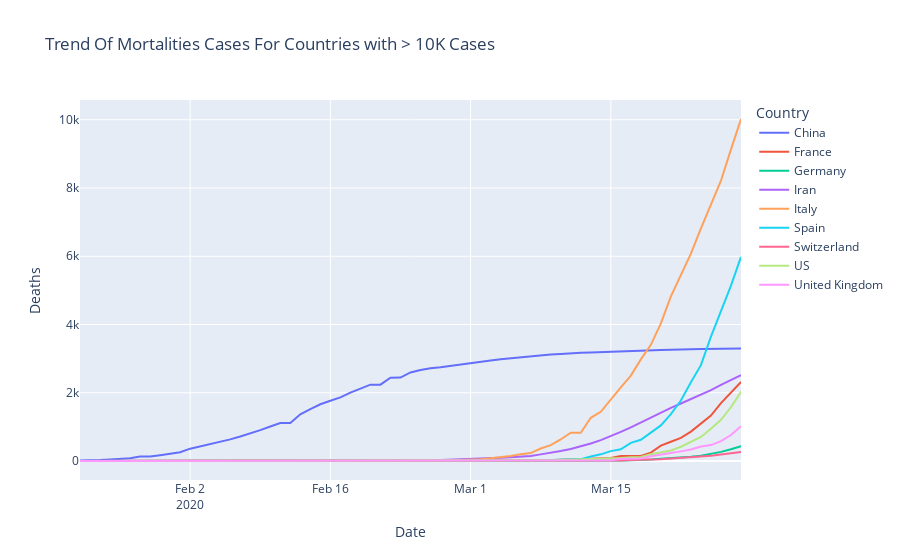

Write notebook code for a chart like this one.
### Code cell
fig3 = px.line(df_country, x="Date", y="Deaths", color="Country",
              line_group="Country", hover_name="Country",title="Trend Of Mortalities Cases For Countries with > 10K Cases")
fig3.show()

### Figure 1 — Plotly figure (JSON) as saved in the notebook; plotly's stock layout.template omitted (floating-point values rounded to 4 significant figures)
{"data": [{"hoverlabel": {"namelength": 0}, "hovertemplate": "<b>%{hovertext}</b><br><br>Country=China<br>Date=%{x}<br>Deaths=%{y}", "hovertext": ["China", "China", "China", "China", "China", "China", "China", "China", "China", "China", "China", "China", "China", "China", "China", "China", "China", "China", "China", "China", "China", "China", "China", "China", "China", "China", "China", "China", "China", "China", "China", "China", "China", "China", "China", "China", "China", "China", "China", "China", "China", "China", "China", "China", "China", "China", "China", "China", "China", "China", "China", "China", "China", "China", "China", "China", "China", "China", "China", "China", "China", "China", "China", "China", "China", "China", "China"], "legendgroup": "China", "line": {"color": "#636efa", "dash": "solid"}, "mode": "lines", "name": "China", "showlegend": true, "type": "scatter", "x": ["2020-01-22", "2020-01-23", "2020-01-24", "2020-01-25", "2020-01-26", "2020-01-27", "2020-01-28", "2020-01-29", "2020-01-30", "2020-01-31", "2020-02-01", "2020-02-02", "2020-02-03", "2020-02-04", "2020-02-05", "2020-02-06", "2020-02-07", "2020-02-08", "2020-02-09", "2020-02-10", "2020-02-11", "2020-02-12", "2020-02-13", "2020-02-14", "2020-02-15", "2020-02-16", "2020-02-17", "2020-02-18", "2020-02-19", "2020-02-20", "2020-02-21", "2020-02-22", "2020-02-23", "2020-02-24", "2020-02-25", "2020-02-26", "2020-02-27", "2020-02-28", "2020-02-29", "2020-03-01", "2020-03-02", "2020-03-03", "2020-03-04", "2020-03-05", "2020-03-06", "2020-03-07", "2020-03-08", "2020-03-09", "2020-03-10", "2020-03-11", "2020-03-12", "2020-03-13", "2020-03-14", "2020-03-15", "2020-03-16", "2020-03-17", "2020-03-18", "2020-03-19", "2020-03-20", "2020-03-21", "2020-03-22", "2020-03-23", "2020-03-24", "2020-03-25", "2020-03-26", "2020-03-27", "2020-03-28"], "xaxis": "x", "y": [17, 18, 26, 42, 56, 82, 131, 133, 171, 213, 259, 361, 425, 491, 563, 633, 718, 805, 905, 1012, 1112, 1117, 1369, 1521, 1663, 1766, 1864, 2003, 2116, 2238, 2238, 2443, 2445, 2595, 2665, 2717, 2746, 2790, 2837, 2872, 2914, 2947, 2983, 3015, 3044, 3072, 3100, 3123, 3139, 3161, 3172, 3180, 3193, 3203, 3217, 3230, 3241, 3249, 3253, 3259, 3274, 3274, 3281, 3285, 3291, 3296, 3299], "yaxis": "y"}, {"hoverlabel": {"namelength": 0}, "hovertemplate": "<b>%{hovertext}</b><br><br>Country=France<br>Date=%{x}<br>Deaths=%{y}", "hovertext": ["France", "France", "France", "France", "France", "France", "France", "France", "France", "France", "France", "France", "France", "France", "France", "France", "France", "France", "France", "France", "France", "France", "France", "France", "France", "France", "France", "France", "France", "France", "France", "France", "France", "France", "France", "France", "France", "France", "France", "France", "France", "France", "France", "France", "France", "France", "France", "France", "France", "France", "France", "France", "France", "France", "France", "France", "France", "France", "France", "France", "France", "France", "France", "France", "France", "France", "France"], "legendgroup": "France", "line": {"color": "#EF553B", "dash": "solid"}, "mode": "lines", "name": "France", "showlegend": true, "type": "scatter", "x": ["2020-01-22", "2020-01-23", "2020-01-24", "2020-01-25", "2020-01-26", "2020-01-27", "2020-01-28", "2020-01-29", "2020-01-30", "2020-01-31", "2020-02-01", "2020-02-02", "2020-02-03", "2020-02-04", "2020-02-05", "2020-02-06", "2020-02-07", "2020-02-08", "2020-02-09", "2020-02-10", "2020-02-11", "2020-02-12", "2020-02-13", "2020-02-14", "2020-02-15", "2020-02-16", "2020-02-17", "2020-02-18", "2020-02-19", "2020-02-20", "2020-02-21", "2020-02-22", "2020-02-23", "2020-02-24", "2020-02-25", "2020-02-26", "2020-02-27", "2020-02-28", "2020-02-29", "2020-03-01", "2020-03-02", "2020-03-03", "2020-03-04", "2020-03-05", "2020-03-06", "2020-03-07", "2020-03-08", "2020-03-09", "2020-03-10", "2020-03-11", "2020-03-12", "2020-03-13", "2020-03-14", "2020-03-15", "2020-03-16", "2020-03-17", "2020-03-18", "2020-03-19", "2020-03-20", "2020-03-21", "2020-03-22", "2020-03-23", "2020-03-24", "2020-03-25", "2020-03-26", "2020-03-27", "2020-03-28"], "xaxis": "x", "y": [0, 0, 0, 0, 0, 0, 0, 0, 0, 0, 0, 0, 0, 0, 0, 0, 0, 0, 0, 0, 0, 0, 0, 0, 1, 1, 1, 1, 1, 1, 1, 1, 1, 1, 1, 2, 2, 2, 2, 2, 3, 4, 4, 6, 9, 11, 19, 19, 33, 48, 48, 79, 91, 91, 149, 149, 149, 244, 451, 563, 676, 862, 1102, 1333, 1698, 1997, 2317], "yaxis": "y"}, {"hoverlabel": {"namelength": 0}, "hovertemplate": "<b>%{hovertext}</b><br><br>Country=Germany<br>Date=%{x}<br>Deaths=%{y}", "hovertext": ["Germany", "Germany", "Germany", "Germany", "Germany", "Germany", "Germany", "Germany", "Germany", "Germany", "Germany", "Germany", "Germany", "Germany", "Germany", "Germany", "Germany", "Germany", "Germany", "Germany", "Germany", "Germany", "Germany", "Germany", "Germany", "Germany", "Germany", "Germany", "Germany", "Germany", "Germany", "Germany", "Germany", "Germany", "Germany", "Germany", "Germany", "Germany", "Germany", "Germany", "Germany", "Germany", "Germany", "Germany", "Germany", "Germany", "Germany", "Germany", "Germany", "Germany", "Germany", "Germany", "Germany", "Germany", "Germany", "Germany", "Germany", "Germany", "Germany", "Germany", "Germany", "Germany", "Germany", "Germany", "Germany", "Germany", "Germany"], "legendgroup": "Germany", "line": {"color": "#00cc96", "dash": "solid"}, "mode": "lines", "name": "Germany", "showlegend": true, "type": "scatter", "x": ["2020-01-22", "2020-01-23", "2020-01-24", "2020-01-25", "2020-01-26", "2020-01-27", "2020-01-28", "2020-01-29", "2020-01-30", "2020-01-31", "2020-02-01", "2020-02-02", "2020-02-03", "2020-02-04", "2020-02-05", "2020-02-06", "2020-02-07", "2020-02-08", "2020-02-09", "2020-02-10", "2020-02-11", "2020-02-12", "2020-02-13", "2020-02-14", "2020-02-15", "2020-02-16", "2020-02-17", "2020-02-18", "2020-02-19", "2020-02-20", "2020-02-21", "2020-02-22", "2020-02-23", "2020-02-24", "2020-02-25", "2020-02-26", "2020-02-27", "2020-02-28", "2020-02-29", "2020-03-01", "2020-03-02", "2020-03-03", "2020-03-04", "2020-03-05", "2020-03-06", "2020-03-07", "2020-03-08", "2020-03-09", "2020-03-10", "2020-03-11", "2020-03-12", "2020-03-13", "2020-03-14", "2020-03-15", "2020-03-16", "2020-03-17", "2020-03-18", "2020-03-19", "2020-03-20", "2020-03-21", "2020-03-22", "2020-03-23", "2020-03-24", "2020-03-25", "2020-03-26", "2020-03-27", "2020-03-28"], "xaxis": "x", "y": [0, 0, 0, 0, 0, 0, 0, 0, 0, 0, 0, 0, 0, 0, 0, 0, 0, 0, 0, 0, 0, 0, 0, 0, 0, 0, 0, 0, 0, 0, 0, 0, 0, 0, 0, 0, 0, 0, 0, 0, 0, 0, 0, 0, 0, 0, 0, 2, 2, 3, 3, 7, 9, 11, 17, 24, 28, 44, 67, 84, 94, 123, 157, 206, 267, 342, 433], "yaxis": "y"}, {"hoverlabel": {"namelength": 0}, "hovertemplate": "<b>%{hovertext}</b><br><br>Country=Iran<br>Date=%{x}<br>Deaths=%{y}", "hovertext": ["Iran", "Iran", "Iran", "Iran", "Iran", "Iran", "Iran", "Iran", "Iran", "Iran", "Iran", "Iran", "Iran", "Iran", "Iran", "Iran", "Iran", "Iran", "Iran", "Iran", "Iran", "Iran", "Iran", "Iran", "Iran", "Iran", "Iran", "Iran", "Iran", "Iran", "Iran", "Iran", "Iran", "Iran", "Iran", "Iran", "Iran", "Iran", "Iran", "Iran", "Iran", "Iran", "Iran", "Iran", "Iran", "Iran", "Iran", "Iran", "Iran", "Iran", "Iran", "Iran", "Iran", "Iran", "Iran", "Iran", "Iran", "Iran", "Iran", "Iran", "Iran", "Iran", "Iran", "Iran", "Iran", "Iran", "Iran"], "legendgroup": "Iran", "line": {"color": "#ab63fa", "dash": "solid"}, "mode": "lines", "name": "Iran", "showlegend": true, "type": "scatter", "x": ["2020-01-22", "2020-01-23", "2020-01-24", "2020-01-25", "2020-01-26", "2020-01-27", "2020-01-28", "2020-01-29", "2020-01-30", "2020-01-31", "2020-02-01", "2020-02-02", "2020-02-03", "2020-02-04", "2020-02-05", "2020-02-06", "2020-02-07", "2020-02-08", "2020-02-09", "2020-02-10", "2020-02-11", "2020-02-12", "2020-02-13", "2020-02-14", "2020-02-15", "2020-02-16", "2020-02-17", "2020-02-18", "2020-02-19", "2020-02-20", "2020-02-21", "2020-02-22", "2020-02-23", "2020-02-24", "2020-02-25", "2020-02-26", "2020-02-27", "2020-02-28", "2020-02-29", "2020-03-01", "2020-03-02", "2020-03-03", "2020-03-04", "2020-03-05", "2020-03-06", "2020-03-07", "2020-03-08", "2020-03-09", "2020-03-10", "2020-03-11", "2020-03-12", "2020-03-13", "2020-03-14", "2020-03-15", "2020-03-16", "2020-03-17", "2020-03-18", "2020-03-19", "2020-03-20", "2020-03-21", "2020-03-22", "2020-03-23", "2020-03-24", "2020-03-25", "2020-03-26", "2020-03-27", "2020-03-28"], "xaxis": "x", "y": [0, 0, 0, 0, 0, 0, 0, 0, 0, 0, 0, 0, 0, 0, 0, 0, 0, 0, 0, 0, 0, 0, 0, 0, 0, 0, 0, 0, 2, 2, 4, 5, 8, 12, 16, 19, 26, 34, 43, 54, 66, 77, 92, 107, 124, 145, 194, 237, 291, 354, 429, 514, 611, 724, 853, 988, 1135, 1284, 1433, 1556, 1685, 1812, 1934, 2077, 2234, 2378, 2517], "yaxis": "y"}, {"hoverlabel": {"namelength": 0}, "hovertemplate": "<b>%{hovertext}</b><br><br>Country=Italy<br>Date=%{x}<br>Deaths=%{y}", "hovertext": ["Italy", "Italy", "Italy", "Italy", "Italy", "Italy", "Italy", "Italy", "Italy", "Italy", "Italy", "Italy", "Italy", "Italy", "Italy", "Italy", "Italy", "Italy", "Italy", "Italy", "Italy", "Italy", "Italy", "Italy", "Italy", "Italy", "Italy", "Italy", "Italy", "Italy", "Italy", "Italy", "Italy", "Italy", "Italy", "Italy", "Italy", "Italy", "Italy", "Italy", "Italy", "Italy", "Italy", "Italy", "Italy", "Italy", "Italy", "Italy", "Italy", "Italy", "Italy", "Italy", "Italy", "Italy", "Italy", "Italy", "Italy", "Italy", "Italy", "Italy", "Italy", "Italy", "Italy", "Italy", "Italy", "Italy", "Italy"], "legendgroup": "Italy", "line": {"color": "#FFA15A", "dash": "solid"}, "mode": "lines", "name": "Italy", "showlegend": true, "type": "scatter", "x": ["2020-01-22", "2020-01-23", "2020-01-24", "2020-01-25", "2020-01-26", "2020-01-27", "2020-01-28", "2020-01-29", "2020-01-30", "2020-01-31", "2020-02-01", "2020-02-02", "2020-02-03", "2020-02-04", "2020-02-05", "2020-02-06", "2020-02-07", "2020-02-08", "2020-02-09", "2020-02-10", "2020-02-11", "2020-02-12", "2020-02-13", "2020-02-14", "2020-02-15", "2020-02-16", "2020-02-17", "2020-02-18", "2020-02-19", "2020-02-20", "2020-02-21", "2020-02-22", "2020-02-23", "2020-02-24", "2020-02-25", "2020-02-26", "2020-02-27", "2020-02-28", "2020-02-29", "2020-03-01", "2020-03-02", "2020-03-03", "2020-03-04", "2020-03-05", "2020-03-06", "2020-03-07", "2020-03-08", "2020-03-09", "2020-03-10", "2020-03-11", "2020-03-12", "2020-03-13", "2020-03-14", "2020-03-15", "2020-03-16", "2020-03-17", "2020-03-18", "2020-03-19", "2020-03-20", "2020-03-21", "2020-03-22", "2020-03-23", "2020-03-24", "2020-03-25", "2020-03-26", "2020-03-27", "2020-03-28"], "xaxis": "x", "y": [0, 0, 0, 0, 0, 0, 0, 0, 0, 0, 0, 0, 0, 0, 0, 0, 0, 0, 0, 0, 0, 0, 0, 0, 0, 0, 0, 0, 0, 0, 1, 2, 3, 7, 10, 12, 17, 21, 29, 34, 52, 79, 107, 148, 197, 233, 366, 463, 631, 827, 827, 1266, 1441, 1809, 2158, 2503, 2978, 3405, 4032, 4825, 5476, 6077, 6820, 7503, 8215, 9134, 10023], "yaxis": "y"}, {"hoverlabel": {"namelength": 0}, "hovertemplate": "<b>%{hovertext}</b><br><br>Country=Spain<br>Date=%{x}<br>Deaths=%{y}", "hovertext": ["Spain", "Spain", "Spain", "Spain", "Spain", "Spain", "Spain", "Spain", "Spain", "Spain", "Spain", "Spain", "Spain", "Spain", "Spain", "Spain", "Spain", "Spain", "Spain", "Spain", "Spain", "Spain", "Spain", "Spain", "Spain", "Spain", "Spain", "Spain", "Spain", "Spain", "Spain", "Spain", "Spain", "Spain", "Spain", "Spain", "Spain", "Spain", "Spain", "Spain", "Spain", "Spain", "Spain", "Spain", "Spain", "Spain", "Spain", "Spain", "Spain", "Spain", "Spain", "Spain", "Spain", "Spain", "Spain", "Spain", "Spain", "Spain", "Spain", "Spain", "Spain", "Spain", "Spain", "Spain", "Spain", "Spain", "Spain"], "legendgroup": "Spain", "line": {"color": "#19d3f3", "dash": "solid"}, "mode": "lines", "name": "Spain", "showlegend": true, "type": "scatter", "x": ["2020-01-22", "2020-01-23", "2020-01-24", "2020-01-25", "2020-01-26", "2020-01-27", "2020-01-28", "2020-01-29", "2020-01-30", "2020-01-31", "2020-02-01", "2020-02-02", "2020-02-03", "2020-02-04", "2020-02-05", "2020-02-06", "2020-02-07", "2020-02-08", "2020-02-09", "2020-02-10", "2020-02-11", "2020-02-12", "2020-02-13", "2020-02-14", "2020-02-15", "2020-02-16", "2020-02-17", "2020-02-18", "2020-02-19", "2020-02-20", "2020-02-21", "2020-02-22", "2020-02-23", "2020-02-24", "2020-02-25", "2020-02-26", "2020-02-27", "2020-02-28", "2020-02-29", "2020-03-01", "2020-03-02", "2020-03-03", "2020-03-04", "2020-03-05", "2020-03-06", "2020-03-07", "2020-03-08", "2020-03-09", "2020-03-10", "2020-03-11", "2020-03-12", "2020-03-13", "2020-03-14", "2020-03-15", "2020-03-16", "2020-03-17", "2020-03-18", "2020-03-19", "2020-03-20", "2020-03-21", "2020-03-22", "2020-03-23", "2020-03-24", "2020-03-25", "2020-03-26", "2020-03-27", "2020-03-28"], "xaxis": "x", "y": [0, 0, 0, 0, 0, 0, 0, 0, 0, 0, 0, 0, 0, 0, 0, 0, 0, 0, 0, 0, 0, 0, 0, 0, 0, 0, 0, 0, 0, 0, 0, 0, 0, 0, 0, 0, 0, 0, 0, 0, 0, 1, 2, 3, 5, 10, 17, 28, 35, 54, 55, 133, 195, 289, 342, 533, 623, 830, 1043, 1375, 1772, 2311, 2808, 3647, 4365, 5138, 5982], "yaxis": "y"}, {"hoverlabel": {"namelength": 0}, "hovertemplate": "<b>%{hovertext}</b><br><br>Country=Switzerland<br>Date=%{x}<br>Deaths=%{y}", "hovertext": ["Switzerland", "Switzerland", "Switzerland", "Switzerland", "Switzerland", "Switzerland", "Switzerland", "Switzerland", "Switzerland", "Switzerland", "Switzerland", "Switzerland", "Switzerland", "Switzerland", "Switzerland", "Switzerland", "Switzerland", "Switzerland", "Switzerland", "Switzerland", "Switzerland", "Switzerland", "Switzerland", "Switzerland", "Switzerland", "Switzerland", "Switzerland", "Switzerland", "Switzerland", "Switzerland", "Switzerland", "Switzerland", "Switzerland", "Switzerland", "Switzerland", "Switzerland", "Switzerland", "Switzerland", "Switzerland", "Switzerland", "Switzerland", "Switzerland", "Switzerland", "Switzerland", "Switzerland", "Switzerland", "Switzerland", "Switzerland", "Switzerland", "Switzerland", "Switzerland", "Switzerland", "Switzerland", "Switzerland", "Switzerland", "Switzerland", "Switzerland", "Switzerland", "Switzerland", "Switzerland", "Switzerland", "Switzerland", "Switzerland", "Switzerland", "Switzerland", "Switzerland", "Switzerland"], "legendgroup": "Switzerland", "line": {"color": "#FF6692", "dash": "solid"}, "mode": "lines", "name": "Switzerland", "showlegend": true, "type": "scatter", "x": ["2020-01-22", "2020-01-23", "2020-01-24", "2020-01-25", "2020-01-26", "2020-01-27", "2020-01-28", "2020-01-29", "2020-01-30", "2020-01-31", "2020-02-01", "2020-02-02", "2020-02-03", "2020-02-04", "2020-02-05", "2020-02-06", "2020-02-07", "2020-02-08", "2020-02-09", "2020-02-10", "2020-02-11", "2020-02-12", "2020-02-13", "2020-02-14", "2020-02-15", "2020-02-16", "2020-02-17", "2020-02-18", "2020-02-19", "2020-02-20", "2020-02-21", "2020-02-22", "2020-02-23", "2020-02-24", "2020-02-25", "2020-02-26", "2020-02-27", "2020-02-28", "2020-02-29", "2020-03-01", "2020-03-02", "2020-03-03", "2020-03-04", "2020-03-05", "2020-03-06", "2020-03-07", "2020-03-08", "2020-03-09", "2020-03-10", "2020-03-11", "2020-03-12", "2020-03-13", "2020-03-14", "2020-03-15", "2020-03-16", "2020-03-17", "2020-03-18", "2020-03-19", "2020-03-20", "2020-03-21", "2020-03-22", "2020-03-23", "2020-03-24", "2020-03-25", "2020-03-26", "2020-03-27", "2020-03-28"], "xaxis": "x", "y": [0, 0, 0, 0, 0, 0, 0, 0, 0, 0, 0, 0, 0, 0, 0, 0, 0, 0, 0, 0, 0, 0, 0, 0, 0, 0, 0, 0, 0, 0, 0, 0, 0, 0, 0, 0, 0, 0, 0, 0, 0, 0, 0, 1, 1, 1, 2, 2, 3, 4, 4, 11, 13, 14, 14, 27, 28, 41, 54, 75, 98, 120, 122, 153, 191, 231, 264], "yaxis": "y"}, {"hoverlabel": {"namelength": 0}, "hovertemplate": "<b>%{hovertext}</b><br><br>Country=US<br>Date=%{x}<br>Deaths=%{y}", "hovertext": ["US", "US", "US", "US", "US", "US", "US", "US", "US", "US", "US", "US", "US", "US", "US", "US", "US", "US", "US", "US", "US", "US", "US", "US", "US", "US", "US", "US", "US", "US", "US", "US", "US", "US", "US", "US", "US", "US", "US", "US", "US", "US", "US", "US", "US", "US", "US", "US", "US", "US", "US", "US", "US", "US", "US", "US", "US", "US", "US", "US", "US", "US", "US", "US", "US", "US", "US"], "legendgroup": "US", "line": {"color": "#B6E880", "dash": "solid"}, "mode": "lines", "name": "US", "showlegend": true, "type": "scatter", "x": ["2020-01-22", "2020-01-23", "2020-01-24", "2020-01-25", "2020-01-26", "2020-01-27", "2020-01-28", "2020-01-29", "2020-01-30", "2020-01-31", "2020-02-01", "2020-02-02", "2020-02-03", "2020-02-04", "2020-02-05", "2020-02-06", "2020-02-07", "2020-02-08", "2020-02-09", "2020-02-10", "2020-02-11", "2020-02-12", "2020-02-13", "2020-02-14", "2020-02-15", "2020-02-16", "2020-02-17", "2020-02-18", "2020-02-19", "2020-02-20", "2020-02-21", "2020-02-22", "2020-02-23", "2020-02-24", "2020-02-25", "2020-02-26", "2020-02-27", "2020-02-28", "2020-02-29", "2020-03-01", "2020-03-02", "2020-03-03", "2020-03-04", "2020-03-05", "2020-03-06", "2020-03-07", "2020-03-08", "2020-03-09", "2020-03-10", "2020-03-11", "2020-03-12", "2020-03-13", "2020-03-14", "2020-03-15", "2020-03-16", "2020-03-17", "2020-03-18", "2020-03-19", "2020-03-20", "2020-03-21", "2020-03-22", "2020-03-23", "2020-03-24", "2020-03-25", "2020-03-26", "2020-03-27", "2020-03-28"], "xaxis": "x", "y": [0, 0, 0, 0, 0, 0, 0, 0, 0, 0, 0, 0, 0, 0, 0, 0, 0, 0, 0, 0, 0, 0, 0, 0, 0, 0, 0, 0, 0, 0, 0, 0, 0, 0, 0, 0, 0, 0, 1, 1, 6, 7, 11, 12, 14, 17, 21, 22, 28, 36, 40, 47, 54, 63, 85, 108, 118, 200, 244, 307, 417, 557, 706, 942, 1209, 1581, 2026], "yaxis": "y"}, {"hoverlabel": {"namelength": 0}, "hovertemplate": "<b>%{hovertext}</b><br><br>Country=United Kingdom<br>Date=%{x}<br>Deaths=%{y}", "hovertext": ["United Kingdom", "United Kingdom", "United Kingdom", "United Kingdom", "United Kingdom", "United Kingdom", "United Kingdom", "United Kingdom", "United Kingdom", "United Kingdom", "United Kingdom", "United Kingdom", "United Kingdom", "United Kingdom", "United Kingdom", "United Kingdom", "United Kingdom", "United Kingdom", "United Kingdom", "United Kingdom", "United Kingdom", "United Kingdom", "United Kingdom", "United Kingdom", "United Kingdom", "United Kingdom", "United Kingdom", "United Kingdom", "United Kingdom", "United Kingdom", "United Kingdom", "United Kingdom", "United Kingdom", "United Kingdom", "United Kingdom", "United Kingdom", "United Kingdom", "United Kingdom", "United Kingdom", "United Kingdom", "United Kingdom", "United Kingdom", "United Kingdom", "United Kingdom", "United Kingdom", "United Kingdom", "United Kingdom", "United Kingdom", "United Kingdom", "United Kingdom", "United Kingdom", "United Kingdom", "United Kingdom", "United Kingdom", "United Kingdom", "United Kingdom", "United Kingdom", "United Kingdom", "United Kingdom", "United Kingdom", "United Kingdom", "United Kingdom", "United Kingdom", "United Kingdom", "United Kingdom", "United Kingdom", "United Kingdom"], "legendgroup": "United Kingdom", "line": {"color": "#FF97FF", "dash": "solid"}, "mode": "lines", "name": "United Kingdom", "showlegend": true, "type": "scatter", "x": ["2020-01-22", "2020-01-23", "2020-01-24", "2020-01-25", "2020-01-26", "2020-01-27", "2020-01-28", "2020-01-29", "2020-01-30", "2020-01-31", "2020-02-01", "2020-02-02", "2020-02-03", "2020-02-04", "2020-02-05", "2020-02-06", "2020-02-07", "2020-02-08", "2020-02-09", "2020-02-10", "2020-02-11", "2020-02-12", "2020-02-13", "2020-02-14", "2020-02-15", "2020-02-16", "2020-02-17", "2020-02-18", "2020-02-19", "2020-02-20", "2020-02-21", "2020-02-22", "2020-02-23", "2020-02-24", "2020-02-25", "2020-02-26", "2020-02-27", "2020-02-28", "2020-02-29", "2020-03-01", "2020-03-02", "2020-03-03", "2020-03-04", "2020-03-05", "2020-03-06", "2020-03-07", "2020-03-08", "2020-03-09", "2020-03-10", "2020-03-11", "2020-03-12", "2020-03-13", "2020-03-14", "2020-03-15", "2020-03-16", "2020-03-17", "2020-03-18", "2020-03-19", "2020-03-20", "2020-03-21", "2020-03-22", "2020-03-23", "2020-03-24", "2020-03-25", "2020-03-26", "2020-03-27", "2020-03-28"], "xaxis": "x", "y": [0, 0, 0, 0, 0, 0, 0, 0, 0, 0, 0, 0, 0, 0, 0, 0, 0, 0, 0, 0, 0, 0, 0, 0, 0, 0, 0, 0, 0, 0, 0, 0, 0, 0, 0, 0, 0, 0, 0, 0, 0, 0, 0, 1, 2, 2, 3, 4, 6, 8, 8, 8, 21, 21, 56, 56, 72, 138, 178, 234, 282, 336, 423, 466, 580, 761, 1021], "yaxis": "y"}], "layout": {"legend": {"title": {"text": "Country"}, "tracegroupgap": 0}, "title": {"text": "Trend Of Mortalities Cases For Countries with > 10K Cases"}, "xaxis": {"anchor": "y", "domain": [0, 1], "title": {"text": "Date"}}, "yaxis": {"anchor": "x", "domain": [0, 1], "title": {"text": "Deaths"}}}}
